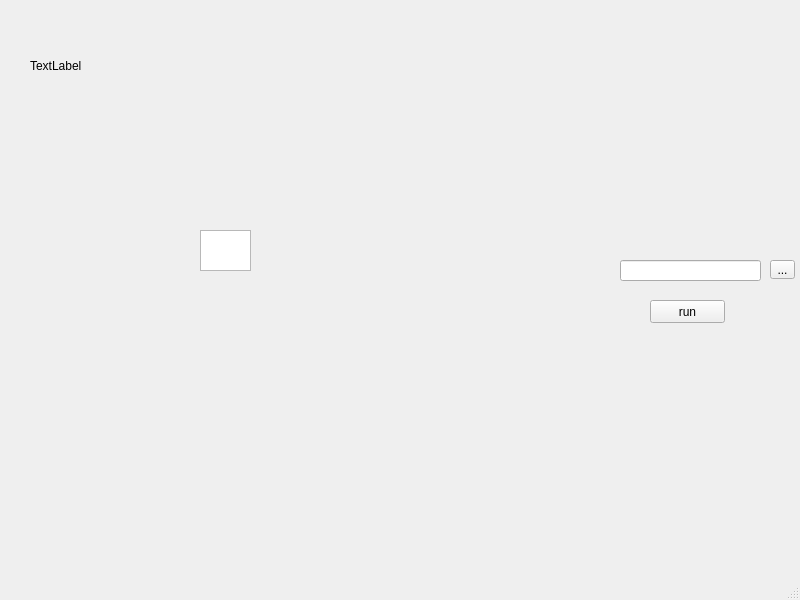
<?xml version="1.0" encoding="UTF-8"?>
<ui version="4.0">
 <class>MainWindow</class>
 <widget class="QMainWindow" name="MainWindow">
  <property name="geometry">
   <rect>
    <x>0</x>
    <y>0</y>
    <width>800</width>
    <height>600</height>
   </rect>
  </property>
  <property name="windowTitle">
   <string>MainWindow</string>
  </property>
  <widget class="QWidget" name="centralwidget">
   <widget class="QTextBrowser" name="textBrowser">
    <property name="geometry">
     <rect>
      <x>200</x>
      <y>230</y>
      <width>51</width>
      <height>41</height>
     </rect>
    </property>
   </widget>
   <widget class="QPushButton" name="pushButton">
    <property name="geometry">
     <rect>
      <x>650</x>
      <y>300</y>
      <width>75</width>
      <height>23</height>
     </rect>
    </property>
    <property name="text">
     <string>run</string>
    </property>
   </widget>
   <widget class="QLineEdit" name="lineEdit">
    <property name="geometry">
     <rect>
      <x>620</x>
      <y>260</y>
      <width>141</width>
      <height>21</height>
     </rect>
    </property>
   </widget>
   <widget class="QToolButton" name="loc_Button">
    <property name="geometry">
     <rect>
      <x>770</x>
      <y>260</y>
      <width>25</width>
      <height>19</height>
     </rect>
    </property>
    <property name="text">
     <string>...</string>
    </property>
   </widget>
   <widget class="QLabel" name="label_img">
    <property name="geometry">
     <rect>
      <x>30</x>
      <y>20</y>
      <width>151</width>
      <height>91</height>
     </rect>
    </property>
    <property name="text">
     <string>TextLabel</string>
    </property>
   </widget>
  </widget>
  <widget class="QMenuBar" name="menubar">
   <property name="geometry">
    <rect>
     <x>0</x>
     <y>0</y>
     <width>800</width>
     <height>21</height>
    </rect>
   </property>
  </widget>
  <widget class="QStatusBar" name="statusbar"/>
 </widget>
 <resources/>
 <connections/>
</ui>
